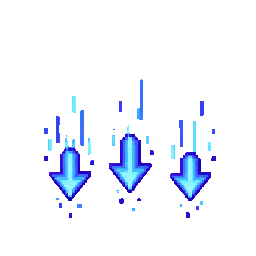
#> input picture art/ui/fx/fx_buff_down4.png, 256 x 256 px, given in place of icon_psn.png, which was not available
$ python ui_assets.py
#> lines starting #> are read from the running program, lines starting #| are printed output that depends on the picture; after the words box and inside, x2 and y2 are one past the last pixel; in counts of white or black regions, pixels touching at a corner belong together
"""Codex status icons / status FX (art/ui/icons, art/ui/fx) -> game-ready pixel strips in art/ui/px
icons: 17 icons, each ICON×ICON px, one strip (order in ICONS) ; fx: one strip per effect, FX×FX px per frame"""
import os, glob, json
import numpy as np
from PIL import Image
ROOT = os.path.join(os.path.dirname(os.path.abspath(__file__)), '..', 'art', 'ui')
ICONS = ['psn', 'par', 'slp', 'brn', 'wet', 'shield', 'tangle', 'atk_up', 'atk_down', 'def_up', 'def_down', 'spa_up', 'spa_down', 'spd_up', 'spd_down', 'spe_up', 'spe_down',
         'rage', 'smoke', 'mark', 'focus', 'crit', 'wall', 'static', 'after', 'ench', 'aegis', 'frozen', 'parry',
         'first', 'burst', 'overdrive', 'initiative', 'turret']  # v23: Codex task J, v12: task AC — native 14x14 pixel art in art/ui/icons14
ICON, FX = 14, 64
def shrink(im, s):
    im = im.convert('RGBA'); a = np.array(im).astype(np.float32); al = a[:, :, 3:4] / 255; a[:, :, :3] *= al
    p = np.array(Image.fromarray(a.clip(0, 255).astype(np.uint8), 'RGBA').resize((s, s), Image.BOX)).astype(np.float32); A = p[:, :, 3:4] / 255
    rgb = np.where(A > 0.01, p[:, :, :3] / np.maximum(A, 0.01), 0).clip(0, 255)
    return Image.fromarray(np.dstack([rgb, np.where(p[:, :, 3] > 90, 255, 0)]).astype(np.uint8), 'RGBA')
os.makedirs(os.path.join(ROOT, 'px'), exist_ok=True)
strip = Image.new('RGBA', (ICON * len(ICONS), ICON))
for i, k in enumerate(ICONS):
    nat = os.path.join(ROOT, 'icons14', 'icon_' + k + '.png')
    im = Image.open(nat).convert('RGBA') if os.path.exists(nat) else shrink(Image.open(os.path.join(ROOT, 'icons', 'icon_' + k + '.png')), ICON)
#> in shrink, im is the input picture: PIL image 256x256 RGBA; mean R, G, B, A 5.4, 9.4, 17.9, 19.2
#> in shrink, `al = a[:, :, 3:4] / 255`:
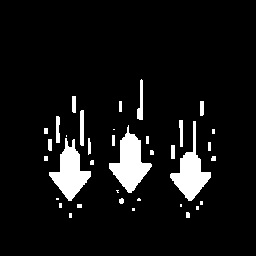
#> al: shape (256, 256, 1) float32; values 0 (black) and 1 (white), 7.5% white; 36 white regions (14 under 20 px), largest, box (x1, y1, x2, y2) and area: (109, 125, 152, 193) 1354, (49, 138, 91, 201) 1227, (170, 121, 211, 201) 1194
    strip.alpha_composite(im if im.size == (ICON, ICON) else shrink(im, ICON), (i * ICON, 0))
#> pass 2 of the loop `for i, k in enumerate(ICONS):`:
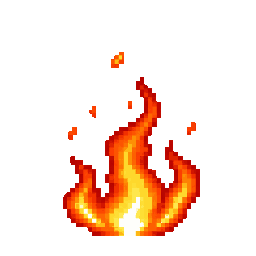
#> input picture art/ui/fx/fx_burn2.png, 256 x 256 px, given in place of icon_par.png, which was not available
#> in shrink, im is the input picture: PIL image 256x256 RGBA; mean R, G, B, A 38.8, 16.2, 3.8, 42.2
#> in shrink (call 2), `al = a[:, :, 3:4] / 255`:
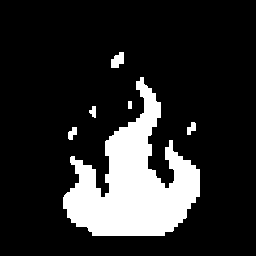
#> al: shape (256, 256, 1) float32; values 0 (black) and 1 (white), 16.5% white; 6 white regions, box (x1, y1, x2, y2) and area: (63, 77, 200, 236) 10438, (111, 52, 124, 68) 151, (68, 127, 77, 140) 79, (187, 122, 196, 135) 76, (89, 106, 96, 118) 57, (128, 101, 132, 109) 32
#> (the run stopped early here; a loop or call above may not have finished)
